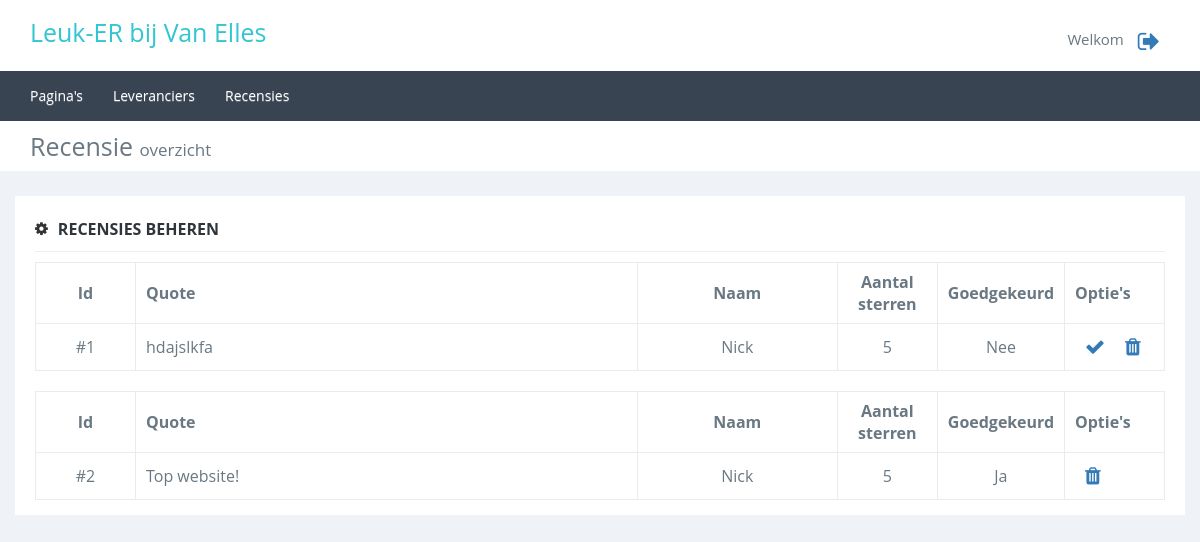
The app's page /admin/recensie_goedkeuren.php (signed in), older data.
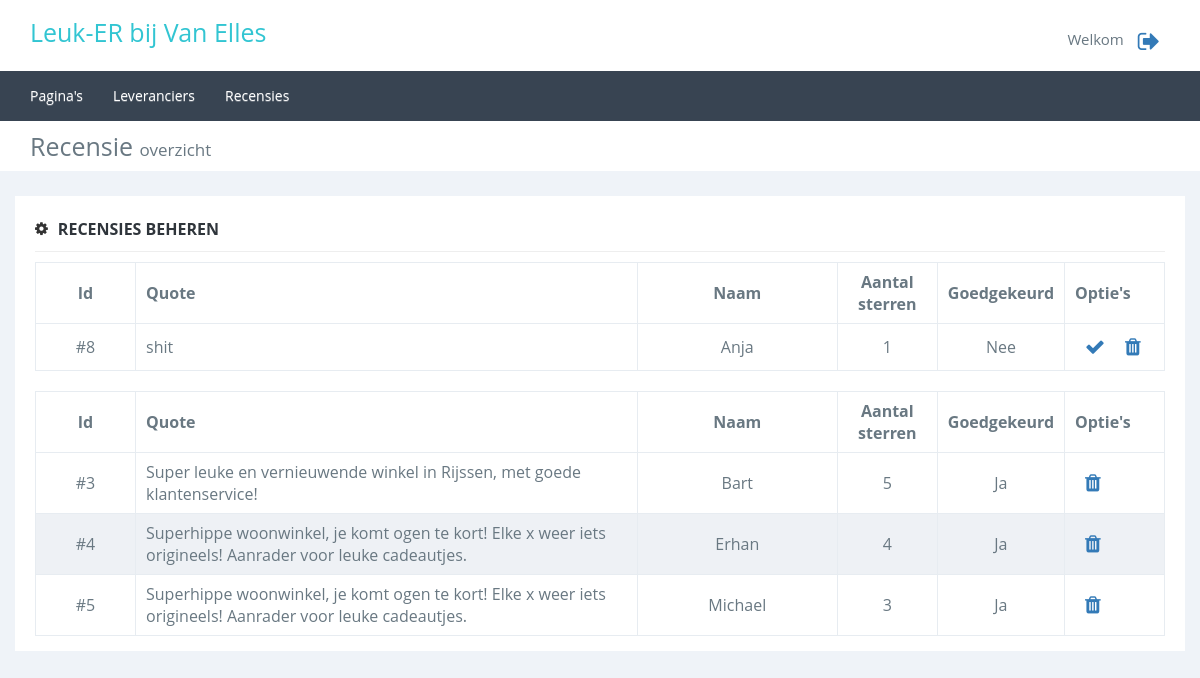
The same page, newer data.
### tables this page shows
CREATE TABLE `review` (
  `review_id` int(11) NOT NULL,
  `quote` varchar(200) NOT NULL,
  `rating` int(1) NOT NULL,
  `user_id` int(11) NOT NULL,
  `datum` datetime NOT NULL DEFAULT CURRENT_TIMESTAMP,
  `active` int(1) NOT NULL DEFAULT '0' COMMENT '0 = Niet geaccepteerd, 1 = geaccepteerd'
);

CREATE TABLE `user` (
  `user_id` int(11) NOT NULL,
  `email` varchar(45) NOT NULL,
  `first_name` varchar(45) DEFAULT NULL,
  `insertion` varchar(45) DEFAULT NULL,
  `last_name` varchar(45) DEFAULT NULL,
  `birthday` datetime DEFAULT NULL,
  `phonenumber` int(12) DEFAULT NULL,
  `city` varchar(45) DEFAULT NULL,
  `address` varchar(45) DEFAULT NULL,
  `zipcode` varchar(45) DEFAULT NULL,
  `role` int(11) NOT NULL DEFAULT '2',
  `newsletter` int(1) NOT NULL DEFAULT '0' COMMENT '0=nee, 1=ja'
);

### admin/classes/recensie.class.php (called while the page is built, shortened)
<?php
class recensie
{
    private $_db;
    public function __construct()
    {
        $this->_db = new Connection();
        $this->_db = $this->_db->databaseConnection();
    }
    public function getAllrecensie($active = 0)
    {
        try {
            $query = $this->_db->prepare('
                    SELECT r.review_id, r.quote, r.rating, u.first_name, r.active
                    FROM review r
                    JOIN user u ON r.user_id = u.user_id
                    WHERE active = :active;
                ');
            $query->bindValue(":active", $active);
            if ($query->execute()) {
                return $content = $query->fetchAll();
            } else {
                return false;
            }
        } catch (PDOexception $e) {
            return false;
        }
    }
}
?>

### admin/classes/connection.class.php (called while the page is built, shortened)
<?php
class Connection {
    public function databaseConnection() {
        try {
            $this->_db = new PDO('mysql:host=localhost;dbname=vanelles', 'root', '');
            return $this->_db;
        } catch (PDOException $e) {
            echo "<h3>Let op</h3>Er is helaas een probleem met het verbinden van de server, probeer het later nog eens.";
            exit;
        }
    }
}

### admin/recensie_goedkeuren.php (the view, shortened to what this page needs)
<div class="content">
    <?php
    include_once('includes/header.php');
    $recensie = new recensie();
    $recensieListActive = $recensie->getAllrecensie(1);
    $recensieLIstInActive = $recensie->getAllrecensie(0);
    ?>
    <div class="pagetitel marbot">
        <div class="container">
            <div class="row">
                <div class="col-xs-12">Recensie <span>overzicht</span></div>
            </div>
        </div>
    </div>
    <div class="container">
        <div class="row">
            <div class="col-xs-12 inhoud">
                <div class="titel">
                    <i class="fa fa-cog"></i><span>Recensies beheren</span>
                </div>
                <?php
                if($recensieLIstInActive != false) {
                    echo '
                        <table class="maintable"  style="margin-bottom: 20px;">
                            <thead>
                                <tr>
                                    <th>Id</th>
                                    <th>Quote</th>
                                    <th>Naam</th>
                                    <th>Aantal sterren</th>
                                    <th>Goedgekeurd</th>
                                    <th style="width: 100px;">Optie\'s</th>
                                </tr>
                            </thead>
                            <tbody>';
                    foreach($recensieLIstInActive as $value) {
                        echo '
                            <tr>
                                <td>#'.$value['review_id'].'</td>
                                <td>'.$value['quote'].'</td>
                                <td>'.$value['first_name'].'</td>
                                <td>'.$value['rating'].'</td>
                                <td>Nee</td>
                                <td><a href="recensie_goedkeuren.php?accepid='.$value['review_id'].'" title="Goedkeuren" data-id="'.$value['review_id'].'"><i class="fa fa-check"></i></a><a class="confirm" href="recensie_goedkeuren.php?verid='.$value['review_id'].'" title="Verwijderen" data-id="'.$value['review_id'].'"><i class="fa fa-trash"></i></a></td>
                            </tr>';
                    }
                    echo '
                            </tbody>
                        </table>';
                }
                if($recensieListActive != false) {
                    echo '
                        <table class="maintable">
                            <thead>
                                <tr>
                                    <th>Id</th>
                                    <th>Quote</th>
                                    <th>Naam</th>
                                    <th>Aantal sterren</th>
                                    <th>Goedgekeurd</th>
                                    <th style="width: 100px;">Optie\'s</th>
                                </tr>
                            </thead>
                            <tbody>';
                    foreach($recensieListActive as $value) {
                        echo '
                            <tr>
                                <td>#'.$value['review_id'].'</td>
                                <td>'.$value['quote'].'</td>
                                <td>'.$value['first_name'].'</td>
                                <td>'.$value['rating'].'</td>
                                <td>Ja</td>
                                <td><a class="confirm" href="recensie_goedkeuren.php?verid='.$value['review_id'].'" title="Verwijderen" data-id="'.$value['review_id'].'"><i class="fa fa-trash"></i></a></td>
                            </tr>';
                    }
                    echo '
                            </tbody>
                        </table>';
                }
                ?>
            </div>
        </div>
    </div>
</div>
</body>
</html>

### admin/includes/header.php (shortened to what this page needs)
<!DOCTYPE html>
<?php
include_once('config.php');
?>
<html lang="en">
<head>
    <link rel="stylesheet" type="text/css" href="css/normalizer.css" />
    <link rel="stylesheet" href="https://maxcdn.bootstrapcdn.com/font-awesome/4.5.0/css/font-awesome.min.css">
    <link rel="stylesheet" href="https://maxcdn.bootstrapcdn.com/bootstrap/3.3.6/css/bootstrap.min.css">
    <link rel="stylesheet" href="https://maxcdn.bootstrapcdn.com/bootstrap/3.3.6/css/bootstrap-theme.min.css">
    <link rel="stylesheet" type="text/css" href="css/main.css" />
</head>
<body>
<header>
    <div class="container">
        <div class="row">
            <div class="col-xs-6">Leuk-ER bij Van Elles</div>
            <div class="col-xs-6 text-right"><?php echo 'Welkom ' . $user->getUserName(); ?><a href="?uitloggen=true" title="Uitloggen" class="uitloggen"><i class="fa fa-sign-out"></i></a></div>
        </div>
    </div>
</header>
<nav>
    <div class="container">
        <div class="row">
            <div class="col-xs-12">
                <ul class="nav navbar-nav">
                    <li><a href="dashboard.php">Pagina's</a></li>
                    <li><a href="leverancier_overzicht.php">Leveranciers</a></li>
                    <li><a href="recensie_goedkeuren.php">Recensies</a></li>
                </ul>
            </div>
        </div>
    </div>
</nav>

### admin/css/main.css (style rules this page uses)
body, h1, h2, h3, h4, h5, h6 { font-family: "Open Sans",sans-serif; }
a, button, code, div, img, input, label, li, p, pre, select, span, svg, table, td, textarea, th, ul { -webkit-border-radius: 0!important; -moz-border-radius: 0!important; border-radius: 0!important; }
body { background-color: #EFF3F8; color: #697882 }
header { height: 71px; width: 100%; background-color: #fff; position: fixed; top: 0; z-index: 99; }
header .col-xs-6:nth-child(1) { color: #32c5d2; font-size: 25px; padding-top: 15px; }
header .col-xs-6:nth-child(2) { font-size: 15px; padding-top: 24px; }
nav { height: 50px; width: 100%; background-color: #384452; position: fixed; top: 71px; padding: 0;z-index: 99; }
nav .container { padding: 0; }
nav a { color: #fff; text-shadow: none; }
.marbot { margin-bottom: 25px; }
.uitloggen { font-size: 24px; vertical-align: middle; padding: 10px; }
.content { margin-top: 121px; }
.content .pagetitel { background-color: #fff; height: 50px; font-size: 25px; }
.content .pagetitel .col-xs-12 { padding-top: 8px; }
.content .pagetitel span { font-size: 17px; }
.content .inhoud { padding: 12px 20px 15px; background-color: #fff; }
.content .inhoud .titel { border-bottom: 1px solid #eee; margin-bottom: 10px; font-family: "Open Sans",sans-serif; color: #333; font-size: 14px; padding: 10px 0; }
.content .inhoud .titel i { font-size: 15px; font-weight: 300; margin-top: 3px; float: left; display: inline-block; margin-right: 10px; }
.content .inhoud .titel span { font-weight: 700; text-transform: uppercase; color: #2f353b!important; font-size: 16px; }
.maintable { width: 100%; }
.maintable td, .maintable th { padding: 8px 10px; border: 1px solid #e7ecf1; }
.maintable tr td:nth-child(1), .maintable tr th:nth-child(1) { text-align: center; width: 100px; }
.maintable tr td:nth-child(3), .maintable tr th:nth-child(3) { text-align: center; width: 200px; }
.maintable tr td:nth-child(4), .maintable tr th:nth-child(4) { text-align: center; width: 100px; }
.maintable tr td:nth-child(5), .maintable tr th:nth-child(5) { text-align: center; width: 100px; }
.maintable tr td i { padding: 5px 10px; font-size: 20px; }
.maintable tr:nth-child(even) td { background-color: #eef1f5; }
@media all and (min-width: 778px) { .navbar-nav { display: block!important; } }

Row changes from the older to the newer data that the page shows:
removed review: review_id "1", quote "hdajslkfa", user.first_name "Nick", rating "5"
removed review: review_id "2", quote "Top website!", user.first_name "Nick", rating "5"
added review: review_id "8", quote "shit", user.first_name "Anja", rating "1"
added review: review_id "3", quote "Super leuke en vernieuwende winkel in Rijssen, met goede klantenservice!", user.first_name "Bart", rating "5"
added review: review_id "4", quote "Superhippe woonwinkel, je komt ogen te kort! Elke x weer iets origineels! Aanrader voor leuke cadeautjes.", user.first_name "Erhan", rating "4"
added review: review_id "5", quote "Superhippe woonwinkel, je komt ogen te kort! Elke x weer iets origineels! Aanrader voor leuke cadeautjes.", user.first_name "Michael", rating "3"
